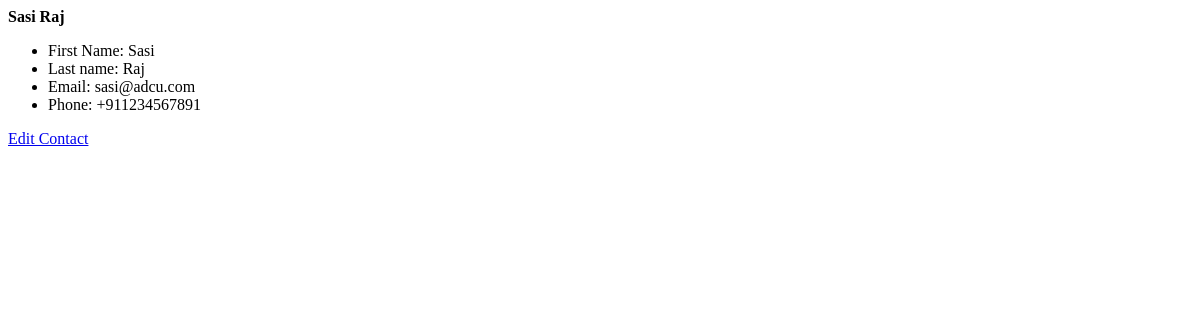
The page /contact/9/ on the database as committed earlier.
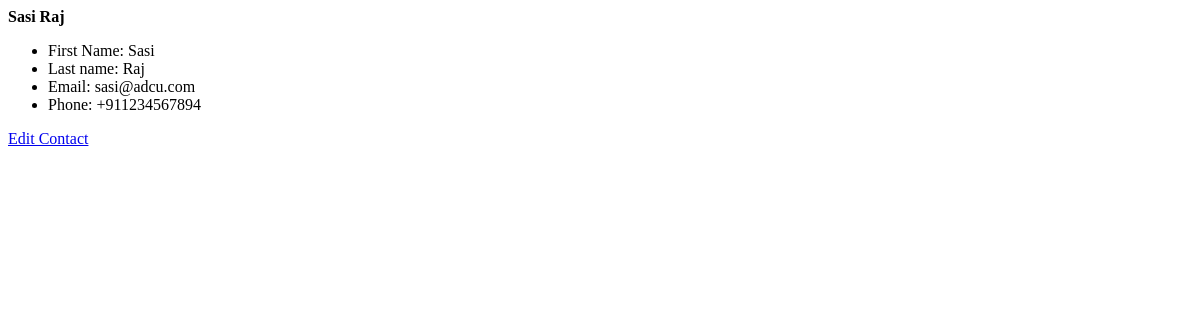
The same page on the database as committed later.
### contact/models.py (models this page shows, shortened)
class Person(models.Model):
    first_name = models.CharField(max_length=20)
    last_name = models.CharField(max_length=20)
    email = models.EmailField(max_length=250)
    phone = PhoneNumberField()
    def full_name(self):
        return '{} {}'.format(self.first_name, self.last_name)

### contact/views.py (the view)
# urls.py: path('<int:contact_id>/', views.detail, name='detail'),
def detail(request,contact_id):
    person = Person.objects.get(id = contact_id)
    return render(request,'contact/contact_detail.html',{'persons':person})

### contact/templates/contact/contact_detail.html (shortened to what this page needs)
<!DOCTYPE html>
<html>
<head>
</head>
<body>
    <div>
        <strong>{{persons.full_name}} </strong>
        <ul>
        <li>First Name: {{persons.first_name}}</li>
        <li>Last name: {{persons.last_name}}</li>
        <li>Email: {{persons.email}}</li>
        <li>Phone: {{persons.phone}}</li>
        </ul>
    </div>
    <a href = "{% url 'contact:edit' persons.id %}">Edit Contact </a>
</body>
</html>

Rows that differ between the two databases and show on the page:
changed Person "Sasi Raj": phone "+911234567891" → "+911234567894"
